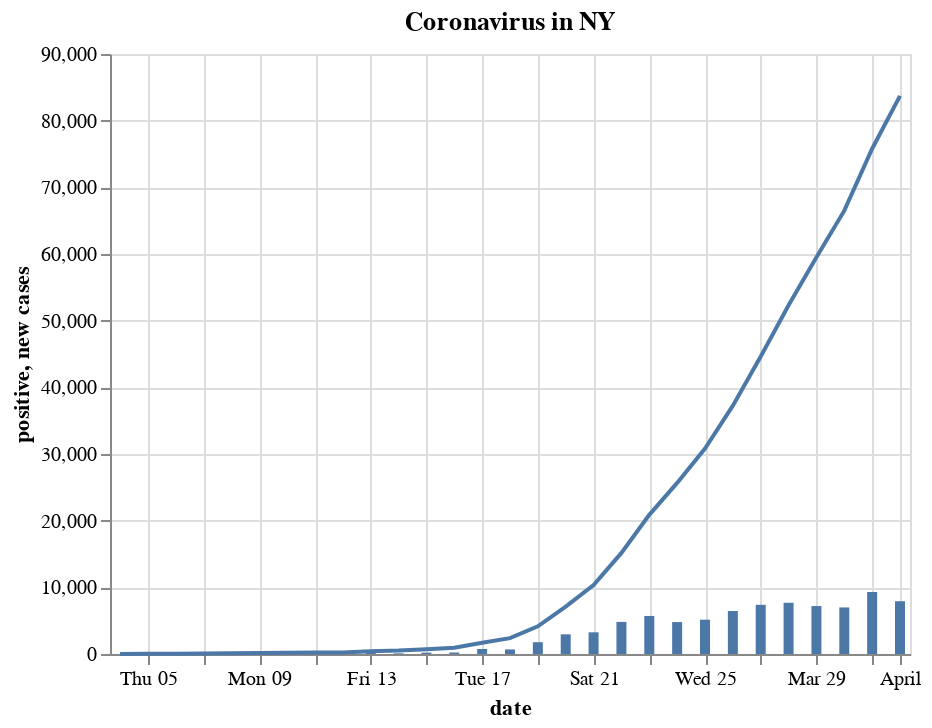

The notebook cell saved with this chart:
### Code cell
alt.Chart(data[['date', 'positive']]).mark_line().encode(
    x='date',
    y='positive'
) + alt.Chart(data[['date', 'new cases']]).mark_bar().encode(
    x='date',
    y='new cases'
).properties(
    title='Coronavirus in ' + state
)

### Figure 1 — Vega-Lite specification as saved in the notebook (floating-point values rounded to 4 significant figures)
{"$schema": "https://vega.github.io/schema/vega-lite/v3.4.0.json", "config": {"mark": {"tooltip": null}, "view": {"height": 300, "width": 400}}, "datasets": {"data-1cc4ef96c08884dfc7950392fcd1a59e": [{"date": "2020-03-04T00:00:00", "positive": 6}, {"date": "2020-03-05T00:00:00", "positive": 22}, {"date": "2020-03-06T00:00:00", "positive": 33}, {"date": "2020-03-07T00:00:00", "positive": 76}, {"date": "2020-03-08T00:00:00", "positive": 105}, {"date": "2020-03-09T00:00:00", "positive": 142}, {"date": "2020-03-10T00:00:00", "positive": 173}, {"date": "2020-03-11T00:00:00", "positive": 216}, {"date": "2020-03-12T00:00:00", "positive": 216}, {"date": "2020-03-13T00:00:00", "positive": 421}, {"date": "2020-03-14T00:00:00", "positive": 524}, {"date": "2020-03-15T00:00:00", "positive": 729}, {"date": "2020-03-16T00:00:00", "positive": 950}, {"date": "2020-03-17T00:00:00", "positive": 1700}, {"date": "2020-03-18T00:00:00", "positive": 2382}, {"date": "2020-03-19T00:00:00", "positive": 4152}, {"date": "2020-03-20T00:00:00", "positive": 7102}, {"date": "2020-03-21T00:00:00", "positive": 10356}, {"date": "2020-03-22T00:00:00", "positive": 15168}, {"date": "2020-03-23T00:00:00", "positive": 20875}, {"date": "2020-03-24T00:00:00", "positive": 25665}, {"date": "2020-03-25T00:00:00", "positive": 30811}, {"date": "2020-03-26T00:00:00", "positive": 37258}, {"date": "2020-03-27T00:00:00", "positive": 44635}, {"date": "2020-03-28T00:00:00", "positive": 52318}, {"date": "2020-03-29T00:00:00", "positive": 59513}, {"date": "2020-03-30T00:00:00", "positive": 66497}, {"date": "2020-03-31T00:00:00", "positive": 75795}, {"date": "2020-04-01T00:00:00", "positive": 83712}], "data-6d62a5907a1895e21fd7a1a0c0c221de": [{"date": "2020-03-04T00:00:00", "new cases": null}, {"date": "2020-03-05T00:00:00", "new cases": 16}, {"date": "2020-03-06T00:00:00", "new cases": 11}, {"date": "2020-03-07T00:00:00", "new cases": 43}, {"date": "2020-03-08T00:00:00", "new cases": 29}, {"date": "2020-03-09T00:00:00", "new cases": 37}, {"date": "2020-03-10T00:00:00", "new cases": 31}, {"date": "2020-03-11T00:00:00", "new cases": 43}, {"date": "2020-03-12T00:00:00", "new cases": 0}, {"date": "2020-03-13T00:00:00", "new cases": 205}, {"date": "2020-03-14T00:00:00", "new cases": 103}, {"date": "2020-03-15T00:00:00", "new cases": 205}, {"date": "2020-03-16T00:00:00", "new cases": 221}, {"date": "2020-03-17T00:00:00", "new cases": 750}, {"date": "2020-03-18T00:00:00", "new cases": 682}, {"date": "2020-03-19T00:00:00", "new cases": 1770}, {"date": "2020-03-20T00:00:00", "new cases": 2950}, {"date": "2020-03-21T00:00:00", "new cases": 3254}, {"date": "2020-03-22T00:00:00", "new cases": 4812}, {"date": "2020-03-23T00:00:00", "new cases": 5707}, {"date": "2020-03-24T00:00:00", "new cases": 4790}, {"date": "2020-03-25T00:00:00", "new cases": 5146}, {"date": "2020-03-26T00:00:00", "new cases": 6447}, {"date": "2020-03-27T00:00:00", "new cases": 7377}, {"date": "2020-03-28T00:00:00", "new cases": 7683}, {"date": "2020-03-29T00:00:00", "new cases": 7195}, {"date": "2020-03-30T00:00:00", "new cases": 6984}, {"date": "2020-03-31T00:00:00", "new cases": 9298}, {"date": "2020-04-01T00:00:00", "new cases": 7917}]}, "layer": [{"data": {"name": "data-1cc4ef96c08884dfc7950392fcd1a59e"}, "encoding": {"x": {"field": "date", "type": "temporal"}, "y": {"field": "positive", "type": "quantitative"}}, "mark": "line"}, {"data": {"name": "data-6d62a5907a1895e21fd7a1a0c0c221de"}, "encoding": {"x": {"field": "date", "type": "temporal"}, "y": {"field": "new cases", "type": "quantitative"}}, "mark": "bar", "title": "Coronavirus in NY"}]}
